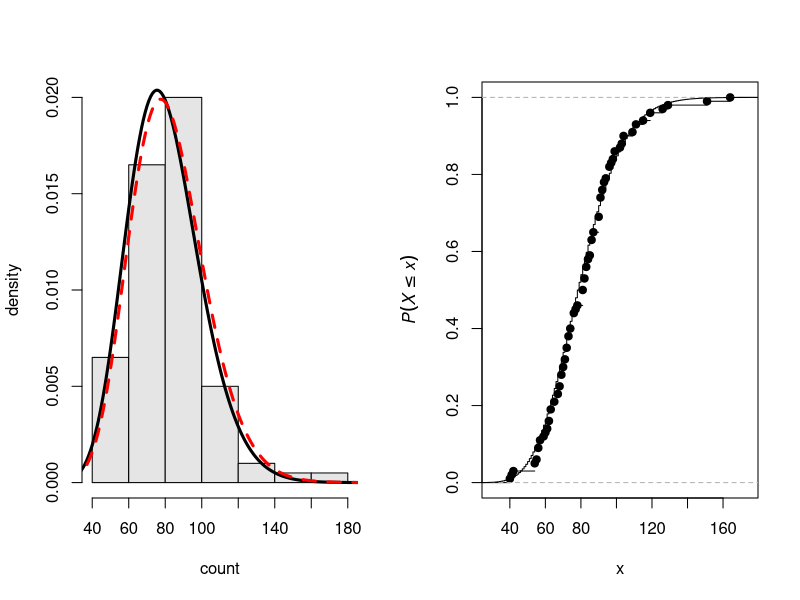

Recreate this plot in R.
n<-100
k<-s<-20
PI<-0.2
set.seed(200)
X<-rnbinom(n,size=s,prob=PI)
m<-mean(X)

h <- function(x,xlab='',ylab='density',main='',...) {
	hist(x,xlab=xlab,main='',freq=FALSE,
	col='grey90',ylab=ylab,...)
}

par(mfrow = c(1,2))
h(X,xlab='count')
x<-0:400
lines(x,dnbinom(x,size=s,prob=PI),lwd=3)
lines(x,dnbinom(x,size=s,mu=m),lwd=3,lty=2,col='red')

plot(ecdf(X),main='',ylab=expression(italic(P(X<=x))))
lines(x,pnbinom(x,size=s,prob=PI),type='s')